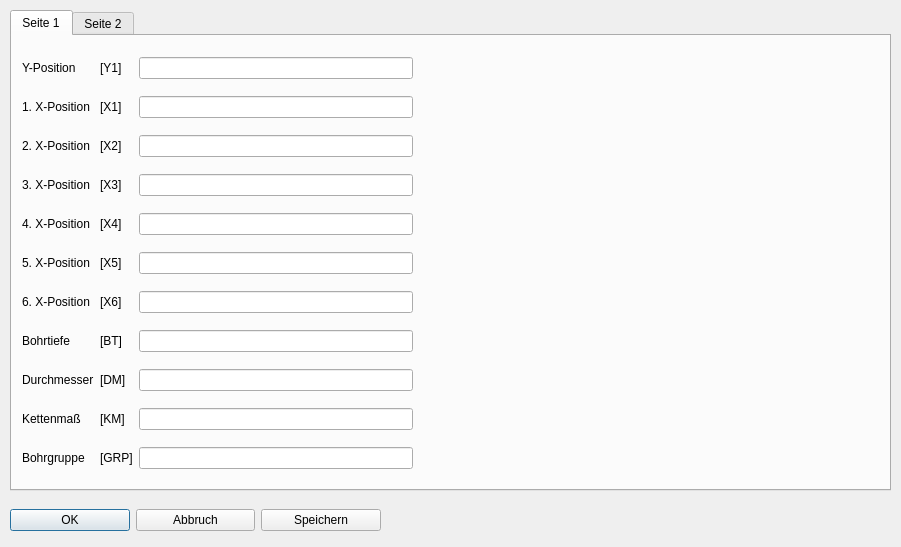
<?xml version="1.0" encoding="UTF-8"?>
<ui version="4.0">
 <class>Dialog_bohren_x</class>
 <widget class="QDialog" name="Dialog_bohren_x">
  <property name="geometry">
   <rect>
    <x>0</x>
    <y>0</y>
    <width>901</width>
    <height>547</height>
   </rect>
  </property>
  <property name="windowTitle">
   <string>Bohren in X</string>
  </property>
  <widget class="QWidget" name="layoutWidget_3">
   <property name="geometry">
    <rect>
     <x>10</x>
     <y>500</y>
     <width>371</width>
     <height>41</height>
    </rect>
   </property>
   <layout class="QHBoxLayout" name="horizontalLayout">
    <item>
     <widget class="QPushButton" name="pushButton_ok">
      <property name="text">
       <string>OK</string>
      </property>
     </widget>
    </item>
    <item>
     <widget class="QPushButton" name="pushButton_esc">
      <property name="text">
       <string>Abbruch</string>
      </property>
     </widget>
    </item>
    <item>
     <widget class="QPushButton" name="pushButton_save">
      <property name="text">
       <string>Speichern</string>
      </property>
     </widget>
    </item>
   </layout>
  </widget>
  <widget class="QTabWidget" name="tabWidget">
   <property name="geometry">
    <rect>
     <x>10</x>
     <y>10</y>
     <width>881</width>
     <height>481</height>
    </rect>
   </property>
   <property name="currentIndex">
    <number>0</number>
   </property>
   <widget class="QWidget" name="tab">
    <attribute name="title">
     <string>Seite 1</string>
    </attribute>
    <widget class="QWidget" name="layoutWidget">
     <property name="geometry">
      <rect>
       <x>10</x>
       <y>10</y>
       <width>391</width>
       <height>441</height>
      </rect>
     </property>
     <layout class="QGridLayout" name="gridLayout">
      <item row="7" column="1">
       <widget class="QLabel" name="label_8">
        <property name="text">
         <string>[BT]</string>
        </property>
       </widget>
      </item>
      <item row="2" column="0">
       <widget class="QLabel" name="label_16">
        <property name="text">
         <string>2. X-Position</string>
        </property>
       </widget>
      </item>
      <item row="5" column="0">
       <widget class="QLabel" name="label_35">
        <property name="text">
         <string>5. X-Position</string>
        </property>
       </widget>
      </item>
      <item row="7" column="2">
       <widget class="QLineEdit" name="lineEdit_boti"/>
      </item>
      <item row="10" column="0">
       <widget class="QLabel" name="label_6">
        <property name="text">
         <string>Bohrgruppe</string>
        </property>
       </widget>
      </item>
      <item row="7" column="0">
       <widget class="QLabel" name="label_4">
        <property name="text">
         <string>Bohrtiefe</string>
        </property>
       </widget>
      </item>
      <item row="6" column="1">
       <widget class="QLabel" name="label_42">
        <property name="text">
         <string>[X6]</string>
        </property>
       </widget>
      </item>
      <item row="8" column="1">
       <widget class="QLabel" name="label_9">
        <property name="text">
         <string>[DM]</string>
        </property>
       </widget>
      </item>
      <item row="2" column="2">
       <widget class="QLineEdit" name="lineEdit_x2"/>
      </item>
      <item row="6" column="0">
       <widget class="QLabel" name="label_34">
        <property name="text">
         <string>6. X-Position</string>
        </property>
       </widget>
      </item>
      <item row="1" column="2">
       <widget class="QLineEdit" name="lineEdit_x1"/>
      </item>
      <item row="8" column="2">
       <widget class="QLineEdit" name="lineEdit_dm"/>
      </item>
      <item row="10" column="2">
       <widget class="QLineEdit" name="lineEdit_grp"/>
      </item>
      <item row="3" column="0">
       <widget class="QLabel" name="label_37">
        <property name="text">
         <string>3. X-Position</string>
        </property>
       </widget>
      </item>
      <item row="5" column="1">
       <widget class="QLabel" name="label_41">
        <property name="text">
         <string>[X5]</string>
        </property>
       </widget>
      </item>
      <item row="0" column="1">
       <widget class="QLabel" name="label_2">
        <property name="text">
         <string>[Y1]</string>
        </property>
       </widget>
      </item>
      <item row="8" column="0">
       <widget class="QLabel" name="label_5">
        <property name="text">
         <string>Durchmesser</string>
        </property>
       </widget>
      </item>
      <item row="1" column="1">
       <widget class="QLabel" name="label_7">
        <property name="text">
         <string>[X1]</string>
        </property>
       </widget>
      </item>
      <item row="6" column="2">
       <widget class="QLineEdit" name="lineEdit_x6"/>
      </item>
      <item row="1" column="0">
       <widget class="QLabel" name="label_3">
        <property name="text">
         <string>1. X-Position</string>
        </property>
       </widget>
      </item>
      <item row="0" column="0">
       <widget class="QLabel" name="label">
        <property name="text">
         <string>Y-Position</string>
        </property>
       </widget>
      </item>
      <item row="5" column="2">
       <widget class="QLineEdit" name="lineEdit_x5"/>
      </item>
      <item row="3" column="2">
       <widget class="QLineEdit" name="lineEdit_x3"/>
      </item>
      <item row="3" column="1">
       <widget class="QLabel" name="label_39">
        <property name="text">
         <string>[X3]</string>
        </property>
       </widget>
      </item>
      <item row="4" column="2">
       <widget class="QLineEdit" name="lineEdit_x4"/>
      </item>
      <item row="2" column="1">
       <widget class="QLabel" name="label_38">
        <property name="text">
         <string>[X2]</string>
        </property>
       </widget>
      </item>
      <item row="4" column="1">
       <widget class="QLabel" name="label_40">
        <property name="text">
         <string>[X4]</string>
        </property>
       </widget>
      </item>
      <item row="10" column="1">
       <widget class="QLabel" name="label_10">
        <property name="text">
         <string>[GRP]</string>
        </property>
       </widget>
      </item>
      <item row="0" column="2">
       <widget class="QLineEdit" name="lineEdit_y1"/>
      </item>
      <item row="4" column="0">
       <widget class="QLabel" name="label_36">
        <property name="text">
         <string>4. X-Position</string>
        </property>
       </widget>
      </item>
      <item row="9" column="2">
       <widget class="QLineEdit" name="lineEdit_kette"/>
      </item>
      <item row="9" column="0">
       <widget class="QLabel" name="label_43">
        <property name="text">
         <string>Kettenmaß</string>
        </property>
       </widget>
      </item>
      <item row="9" column="1">
       <widget class="QLabel" name="label_44">
        <property name="text">
         <string>[KM]</string>
        </property>
       </widget>
      </item>
     </layout>
    </widget>
    <widget class="QLabel" name="label_bild">
     <property name="geometry">
      <rect>
       <x>410</x>
       <y>10</y>
       <width>461</width>
       <height>441</height>
      </rect>
     </property>
     <property name="text">
      <string/>
     </property>
    </widget>
   </widget>
   <widget class="QWidget" name="tab_2">
    <attribute name="title">
     <string>Seite 2</string>
    </attribute>
    <widget class="QWidget" name="layoutWidget_2">
     <property name="geometry">
      <rect>
       <x>11</x>
       <y>9</y>
       <width>391</width>
       <height>441</height>
      </rect>
     </property>
     <layout class="QGridLayout" name="gridLayout_2">
      <item row="4" column="2">
       <widget class="QLineEdit" name="lineEdit_bovo"/>
      </item>
      <item row="11" column="0">
       <widget class="QLabel" name="label_33">
        <property name="text">
         <string>Ausführbedingung</string>
        </property>
       </widget>
      </item>
      <item row="6" column="0">
       <widget class="QLabel" name="label_24">
        <property name="text">
         <string>Drehzahl</string>
        </property>
       </widget>
      </item>
      <item row="11" column="2">
       <widget class="QLineEdit" name="lineEdit_afb"/>
      </item>
      <item row="8" column="1">
       <widget class="QLabel" name="label_29">
        <property name="text">
         <string>[ZNR]</string>
        </property>
       </widget>
      </item>
      <item row="1" column="0">
       <widget class="QLabel" name="label_11">
        <property name="text">
         <string>Anbohrtiefe</string>
        </property>
       </widget>
      </item>
      <item row="2" column="0">
       <widget class="QLabel" name="label_17">
        <property name="text">
         <string>Anbohrvorschub</string>
        </property>
       </widget>
      </item>
      <item row="7" column="1">
       <widget class="QLabel" name="label_27">
        <property name="text">
         <string>[MEB]</string>
        </property>
       </widget>
      </item>
      <item row="10" column="0">
       <widget class="QLabel" name="label_30">
        <property name="text">
         <string>Bezeichnung</string>
        </property>
       </widget>
      </item>
      <item row="9" column="1">
       <widget class="QLabel" name="label_15">
        <property name="text">
         <string>[PLM]</string>
        </property>
       </widget>
      </item>
      <item row="7" column="0">
       <widget class="QLabel" name="label_26">
        <property name="text">
         <string>Messen Seite</string>
        </property>
       </widget>
      </item>
      <item row="4" column="1">
       <widget class="QLabel" name="label_22">
        <property name="text">
         <string>[BV]</string>
        </property>
       </widget>
      </item>
      <item row="7" column="2">
       <widget class="QSpinBox" name="spinBox_messei">
        <property name="minimum">
         <number>0</number>
        </property>
        <property name="maximum">
         <number>5</number>
        </property>
        <property name="value">
         <number>0</number>
        </property>
       </widget>
      </item>
      <item row="2" column="2">
       <widget class="QLineEdit" name="lineEdit_anbovo"/>
      </item>
      <item row="3" column="0">
       <widget class="QLabel" name="label_19">
        <property name="text">
         <string>Restbohrmaß</string>
        </property>
       </widget>
      </item>
      <item row="10" column="1">
       <widget class="QLabel" name="label_31">
        <property name="text">
         <string>[BEZ]</string>
        </property>
       </widget>
      </item>
      <item row="10" column="2">
       <widget class="QLineEdit" name="lineEdit_bez"/>
      </item>
      <item row="11" column="1">
       <widget class="QLabel" name="label_32">
        <property name="text">
         <string>[AFB]</string>
        </property>
       </widget>
      </item>
      <item row="6" column="1">
       <widget class="QLabel" name="label_25">
        <property name="text">
         <string>[N]</string>
        </property>
       </widget>
      </item>
      <item row="5" column="0">
       <widget class="QLabel" name="label_12">
        <property name="text">
         <string>Zustellmaß</string>
        </property>
       </widget>
      </item>
      <item row="5" column="2">
       <widget class="QLineEdit" name="lineEdit_zsm"/>
      </item>
      <item row="8" column="2">
       <widget class="QSpinBox" name="spinBox_tasatz">
        <property name="minimum">
         <number>-1</number>
        </property>
        <property name="maximum">
         <number>1</number>
        </property>
        <property name="value">
         <number>-1</number>
        </property>
       </widget>
      </item>
      <item row="3" column="1">
       <widget class="QLabel" name="label_20">
        <property name="text">
         <string>[RBM]</string>
        </property>
       </widget>
      </item>
      <item row="9" column="0">
       <widget class="QLabel" name="label_14">
        <property name="text">
         <string>Punktlasermodi</string>
        </property>
       </widget>
      </item>
      <item row="1" column="1">
       <widget class="QLabel" name="label_13">
        <property name="text">
         <string>[ABT]</string>
        </property>
       </widget>
      </item>
      <item row="6" column="2">
       <widget class="QLineEdit" name="lineEdit_n"/>
      </item>
      <item row="5" column="1">
       <widget class="QLabel" name="label_23">
        <property name="text">
         <string>[ZSM]</string>
        </property>
       </widget>
      </item>
      <item row="8" column="0">
       <widget class="QLabel" name="label_28">
        <property name="text">
         <string>Taste Satz ein (Nein/-1)</string>
        </property>
       </widget>
      </item>
      <item row="2" column="1">
       <widget class="QLabel" name="label_18">
        <property name="text">
         <string>[ABV]</string>
        </property>
       </widget>
      </item>
      <item row="3" column="2">
       <widget class="QLineEdit" name="lineEdit_reboma"/>
      </item>
      <item row="4" column="0">
       <widget class="QLabel" name="label_21">
        <property name="text">
         <string>Bohrvorschub</string>
        </property>
       </widget>
      </item>
      <item row="1" column="2">
       <widget class="QLineEdit" name="lineEdit_anboti"/>
      </item>
      <item row="9" column="2">
       <widget class="QSpinBox" name="spinBox_plm">
        <property name="maximum">
         <number>3</number>
        </property>
       </widget>
      </item>
      <item row="0" column="0">
       <widget class="QLabel" name="label_45">
        <property name="text">
         <string>Y-Maß 2. Reihe</string>
        </property>
       </widget>
      </item>
      <item row="0" column="1">
       <widget class="QLabel" name="label_46">
        <property name="text">
         <string>[GEY]</string>
        </property>
       </widget>
      </item>
      <item row="0" column="2">
       <widget class="QLineEdit" name="lineEdit_y2"/>
      </item>
     </layout>
    </widget>
    <widget class="QLabel" name="label_bild_2">
     <property name="geometry">
      <rect>
       <x>410</x>
       <y>10</y>
       <width>461</width>
       <height>441</height>
      </rect>
     </property>
     <property name="text">
      <string/>
     </property>
    </widget>
   </widget>
  </widget>
 </widget>
 <tabstops>
  <tabstop>tabWidget</tabstop>
  <tabstop>lineEdit_y1</tabstop>
  <tabstop>lineEdit_x1</tabstop>
  <tabstop>lineEdit_x2</tabstop>
  <tabstop>lineEdit_x3</tabstop>
  <tabstop>lineEdit_x4</tabstop>
  <tabstop>lineEdit_x5</tabstop>
  <tabstop>lineEdit_x6</tabstop>
  <tabstop>lineEdit_boti</tabstop>
  <tabstop>lineEdit_dm</tabstop>
  <tabstop>lineEdit_kette</tabstop>
  <tabstop>lineEdit_grp</tabstop>
  <tabstop>pushButton_ok</tabstop>
  <tabstop>pushButton_esc</tabstop>
  <tabstop>pushButton_save</tabstop>
  <tabstop>lineEdit_y2</tabstop>
  <tabstop>lineEdit_anboti</tabstop>
  <tabstop>lineEdit_anbovo</tabstop>
  <tabstop>lineEdit_reboma</tabstop>
  <tabstop>lineEdit_bovo</tabstop>
  <tabstop>lineEdit_zsm</tabstop>
  <tabstop>lineEdit_n</tabstop>
  <tabstop>spinBox_messei</tabstop>
  <tabstop>spinBox_tasatz</tabstop>
  <tabstop>spinBox_plm</tabstop>
  <tabstop>lineEdit_bez</tabstop>
  <tabstop>lineEdit_afb</tabstop>
 </tabstops>
 <resources/>
 <connections/>
</ui>
